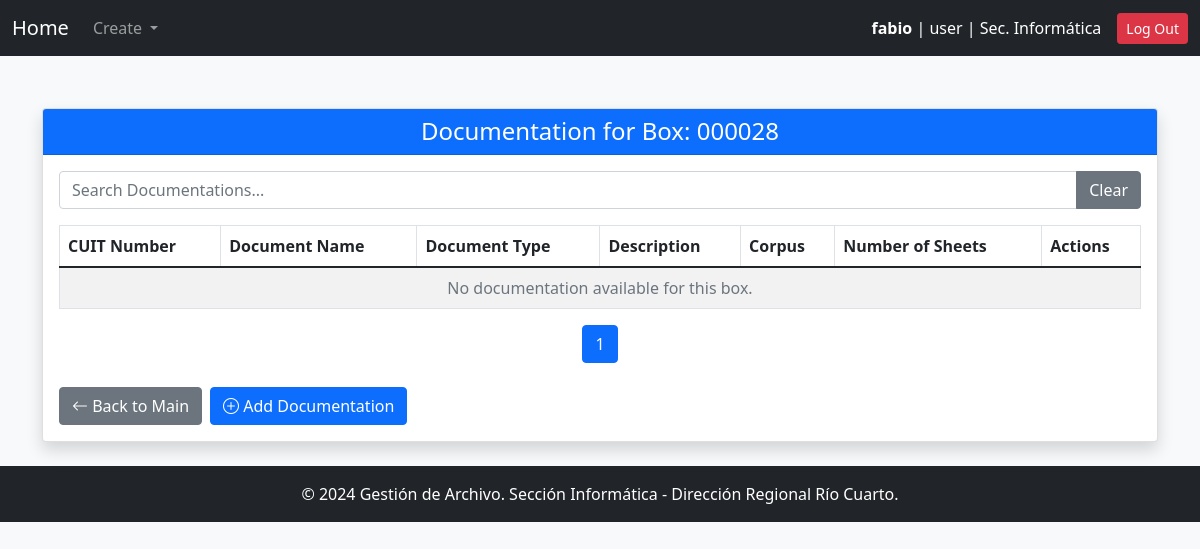
Before: /box/28/edit-box_documentation/ (signed in) with the older database file.
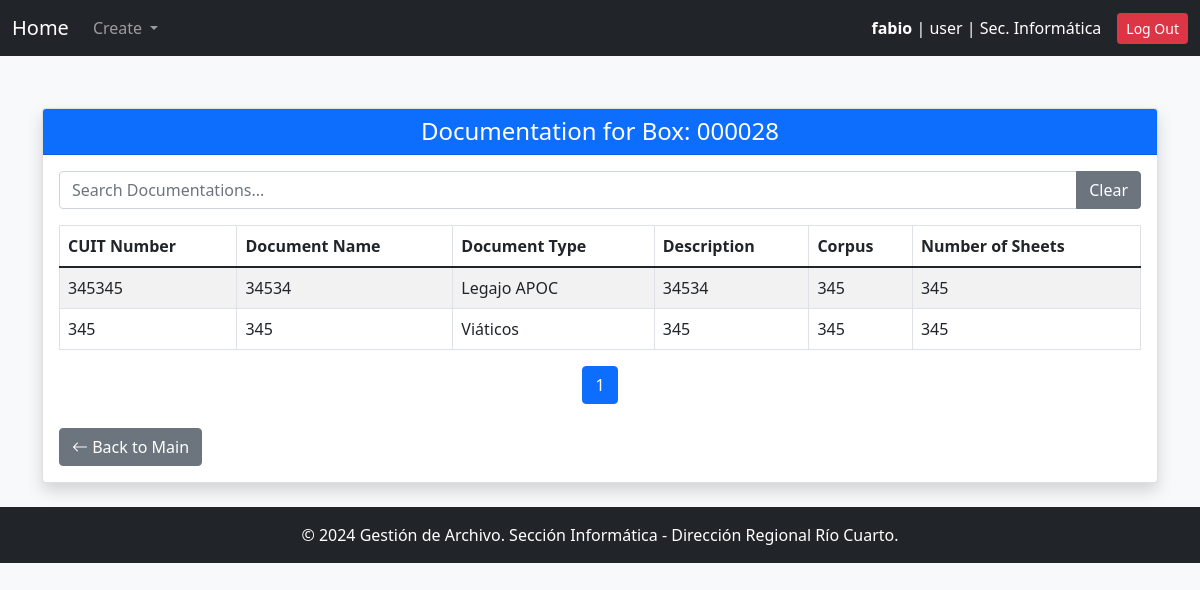
After: the same page with the newer database file.
### gestion_archivo_app/models.py (models this page shows, shortened)
class Documentation(models.Model):
    cuit_number = models.PositiveIntegerField(null=False, blank=False)
    name = models.CharField(max_length=255, null=False, blank=False)  # Required
    doc_type = models.ForeignKey(DocType, on_delete=models.PROTECT, related_name="documents")
    description = models.TextField(blank=True, null=True, verbose_name="Document Description")
    corpus = models.TextField(null=False, blank=False)  # Required
    sheets = models.PositiveIntegerField(null=False, blank=False)  # Required
    created_by = models.ForeignKey(User, on_delete=models.PROTECT)  # Creators
    creation_date = models.DateTimeField(auto_now_add=True)  # Automatically set on creation
    box = models.ForeignKey(Box, on_delete=models.SET_NULL, null= True, blank = True, related_name="documentations")  # Relation to Box

class DocType(models.Model):
    name = models.CharField(max_length=100, unique=True, verbose_name="Document Type")
    description = models.TextField(blank=True, null=True, verbose_name="Description")

### gestion_archivo_app/views.py (the view)
# urls.py: path("box/<int:box_id>/edit-box_documentation/", edit_box_documentation, name="edit_box_documentation"),
def edit_box_documentation(request, box_id):
    box = get_object_or_404(Box, id=box_id)
    documentations = box.documentations.all()
    can_manage_box = box.status == 'open' and (request.user.role == 'manager' or request.user.role == 'user')
    print(can_manage_box)
    return render(request, "edit_box_documentation.html", {
        "box": box,
        "documentations": documentations,
        "can_manage_box": can_manage_box
    })

### gestion_archivo_app/context_processors.py (called while the page is built)
def system_config(request):
    try:
        pagination_limit = int(SystemConfigKeyValues.objects.get(key="pagination_limit").value)
    except SystemConfigKeyValues.DoesNotExist:
        pagination_limit = 10  # Valor por defecto
    try:
        default_archive_code = SystemConfigKeyValues.objects.get(key="default_archive_code").value
    except SystemConfigKeyValues.DoesNotExist:
        default_archive_code = "AADE_ARCHIVE"  # Valor por defecto
    try:
        config_name_org = SystemConfigKeyValues.objects.get(key="config_name_org").value
    except SystemConfigKeyValues.DoesNotExist:
        config_name_org = "Define config_name_org"  # Valor por defecto
    return {
        "pagination_limit": pagination_limit,
        "default_archive_code": default_archive_code,
        "config_name_org": config_name_org
    }

### gestion_archivo_app/templates/edit_box_documentation.html (shortened to what this page needs)
{% extends "base.html" %}
{% block content %}
<div class="container mt-5">
    <div class="card shadow">
        <div class="card-header bg-primary text-white">
            <h4 class="text-center mb-0">Documentation for Box: {{ box.name }} </h4>
        </div>
        <div class="card-body">
                                <div class="mb-3">
                                    <div class="input-group">
                                        <input type="text" id="searchInputId" class="form-control" placeholder="Search Documentations...">
                                        <button type="button" class="btn btn-secondary" onclick="clearSearch()">Clear</button>
                                    </div>
                                </div>
            <table class="table table-striped table-bordered" id="tableId">
                <thead>
                    <tr>
                        <th>CUIT Number</th>
                        <th>Document Name</th>
                        <th>Document Type</th>
                        <th>Description</th>
                        <th>Corpus</th>
                        <th>Number of Sheets </th>
                        {% if can_manage_box %}
                        <th>Actions</th>
                        {% endif %}
                    </tr>
                </thead>
                <tbody id="tableBodyId">
                    {% for doc in documentations %}
                        <tr>
                            <td>{{ doc.cuit_number }}</td>
                            <td>{{ doc.name }}</td>
                            <td>{{ doc.doc_type.name }}</td>
                            <td>{{ doc.description }}</td>
                            <td>{{ doc.corpus }}</td>
                            <td>{{ doc.sheets }}</td>
                        </tr>
                    {% empty %}
                        <tr>
                            <td colspan="7" class="text-center text-muted">No documentation available for this box.</td>
                        </tr>
                    {% endfor %}
                </tbody>
            </table>
                             <nav class="mt-3">
                                <ul class="pagination justify-content-center" id="tableBodyIdPagination">
                                </ul>
                            </nav>
            <div class="d-flex gap-2 mt-4">
                <a href="{% url 'main' %}" class="btn btn-secondary">
                    <i class="bi bi-arrow-left"></i> Back to Main
                </a>
                {% if can_manage_box %}
                <a href="{% url 'add_documentation' box.id %}" class="btn btn-primary">
                    <i class="bi bi-plus-circle"></i> Add Documentation
                </a>
                {% endif %}
            </div>
        </div>
    </div>
</div>
{% load static %}
{% endblock %}

Changed rows visible on the page:
added Documentation: cuit_number "345345", name "34534", doc_type.name "Legajo APOC", description "34534", corpus "345", sheets "345"
added Documentation: cuit_number "345", name "345", doc_type.name "Viáticos", description "345", corpus "345", sheets "345"
Other visible differences:
text no longer shown: "Actions No documentation available for this box. Add Documentation"
